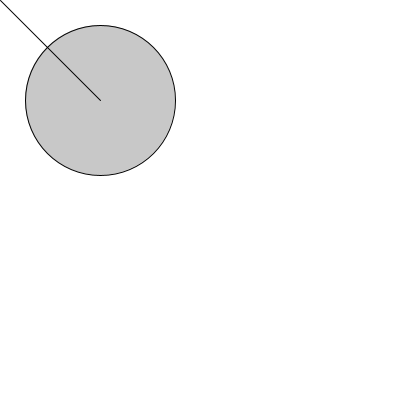
Frame 1 (no input)
Frame 60 (the mouse pressed at the canvas centre just before this capture): identical to frame 1, image omitted
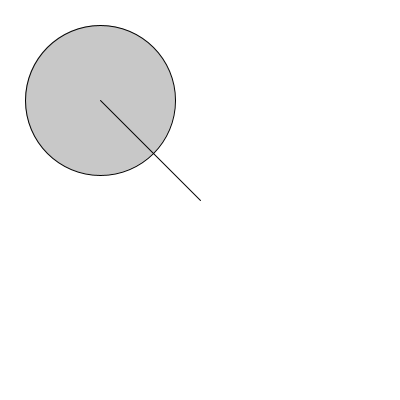
Frame 120 (the mouse held since frame 60 and released just before this capture)

The Processing sketch that drew these frames (run headless with seeded random() and noise(); from frame 60 on, the mouse is pressed at the canvas centre):

// Processing sketch: sketch_260505b_dist
// ── sketch_260505b_dist.pde
// explicacion calculo de distancia: dist()

int xCircle = 100;
int yCircle = 100;

void setup(){
  size( 400, 400 );
  
}
void draw(){
  background( 255 );
  
  float d = dist( xCircle, yCircle, mouseX, mouseY );
  println( d );
  
  if( d < 75 ){  //si  --TRUE
    fill( 0 );
  }else{         //sino  --FALSE
    fill( 200 );
  }

  circle( xCircle, yCircle, 150 );
  line( xCircle, yCircle, mouseX, mouseY );

}
